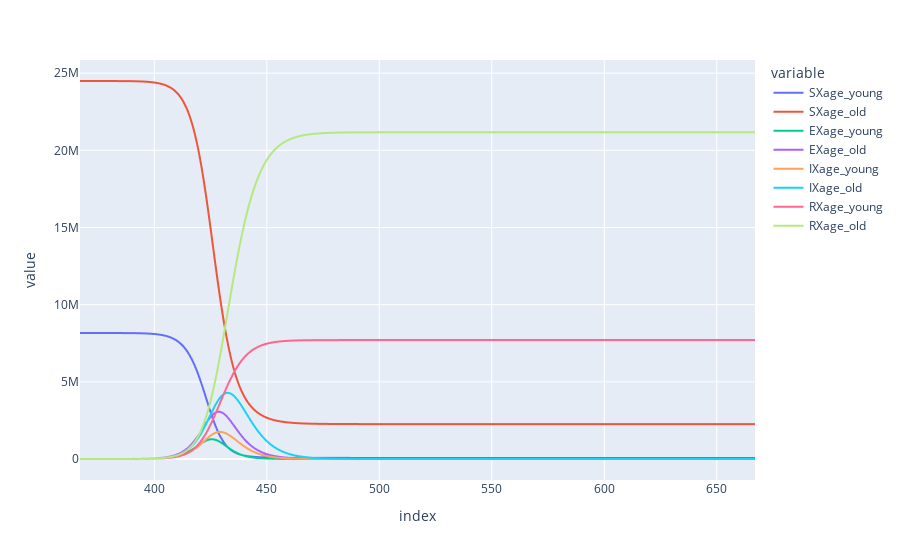

The notebook cell saved with this chart:
### Code cell
plot_compartments(model)

### Figure 1 — Plotly figure (JSON) as saved in the notebook; plotly's stock layout.template omitted (floating-point values rounded to 4 significant figures; data arrays with more than 128 entries replaced by an {"elided": "..."} marker saying what was removed)
{"data": [{"hovertemplate": "variable=SXage_young<br>index=%{x}<br>value=%{y}<extra></extra>", "legendgroup": "SXage_young", "line": {"color": "#636efa", "dash": "solid"}, "marker": {"symbol": "circle"}, "mode": "lines", "name": "SXage_young", "showlegend": true, "type": "scattergl", "x": {"elided": "301 int values"}, "xaxis": "x", "y": {"elided": "301 float values"}, "yaxis": "y"}, {"hovertemplate": "variable=SXage_old<br>index=%{x}<br>value=%{y}<extra></extra>", "legendgroup": "SXage_old", "line": {"color": "#EF553B", "dash": "solid"}, "marker": {"symbol": "circle"}, "mode": "lines", "name": "SXage_old", "showlegend": true, "type": "scattergl", "x": {"elided": "301 int values"}, "xaxis": "x", "y": {"elided": "301 float values"}, "yaxis": "y"}, {"hovertemplate": "variable=EXage_young<br>index=%{x}<br>value=%{y}<extra></extra>", "legendgroup": "EXage_young", "line": {"color": "#00cc96", "dash": "solid"}, "marker": {"symbol": "circle"}, "mode": "lines", "name": "EXage_young", "showlegend": true, "type": "scattergl", "x": {"elided": "301 int values"}, "xaxis": "x", "y": {"elided": "301 float values"}, "yaxis": "y"}, {"hovertemplate": "variable=EXage_old<br>index=%{x}<br>value=%{y}<extra></extra>", "legendgroup": "EXage_old", "line": {"color": "#ab63fa", "dash": "solid"}, "marker": {"symbol": "circle"}, "mode": "lines", "name": "EXage_old", "showlegend": true, "type": "scattergl", "x": {"elided": "301 int values"}, "xaxis": "x", "y": {"elided": "301 float values"}, "yaxis": "y"}, {"hovertemplate": "variable=IXage_young<br>index=%{x}<br>value=%{y}<extra></extra>", "legendgroup": "IXage_young", "line": {"color": "#FFA15A", "dash": "solid"}, "marker": {"symbol": "circle"}, "mode": "lines", "name": "IXage_young", "showlegend": true, "type": "scattergl", "x": {"elided": "301 int values"}, "xaxis": "x", "y": {"elided": "301 float values"}, "yaxis": "y"}, {"hovertemplate": "variable=IXage_old<br>index=%{x}<br>value=%{y}<extra></extra>", "legendgroup": "IXage_old", "line": {"color": "#19d3f3", "dash": "solid"}, "marker": {"symbol": "circle"}, "mode": "lines", "name": "IXage_old", "showlegend": true, "type": "scattergl", "x": {"elided": "301 int values"}, "xaxis": "x", "y": {"elided": "301 float values"}, "yaxis": "y"}, {"hovertemplate": "variable=RXage_young<br>index=%{x}<br>value=%{y}<extra></extra>", "legendgroup": "RXage_young", "line": {"color": "#FF6692", "dash": "solid"}, "marker": {"symbol": "circle"}, "mode": "lines", "name": "RXage_young", "showlegend": true, "type": "scattergl", "x": {"elided": "301 int values"}, "xaxis": "x", "y": {"elided": "301 float values"}, "yaxis": "y"}, {"hovertemplate": "variable=RXage_old<br>index=%{x}<br>value=%{y}<extra></extra>", "legendgroup": "RXage_old", "line": {"color": "#B6E880", "dash": "solid"}, "marker": {"symbol": "circle"}, "mode": "lines", "name": "RXage_old", "showlegend": true, "type": "scattergl", "x": {"elided": "301 int values"}, "xaxis": "x", "y": {"elided": "301 float values"}, "yaxis": "y"}], "layout": {"legend": {"title": {"text": "variable"}, "tracegroupgap": 0}, "margin": {"t": 60}, "xaxis": {"anchor": "y", "domain": [0, 1], "title": {"text": "index"}}, "yaxis": {"anchor": "x", "domain": [0, 1], "title": {"text": "value"}}}}
